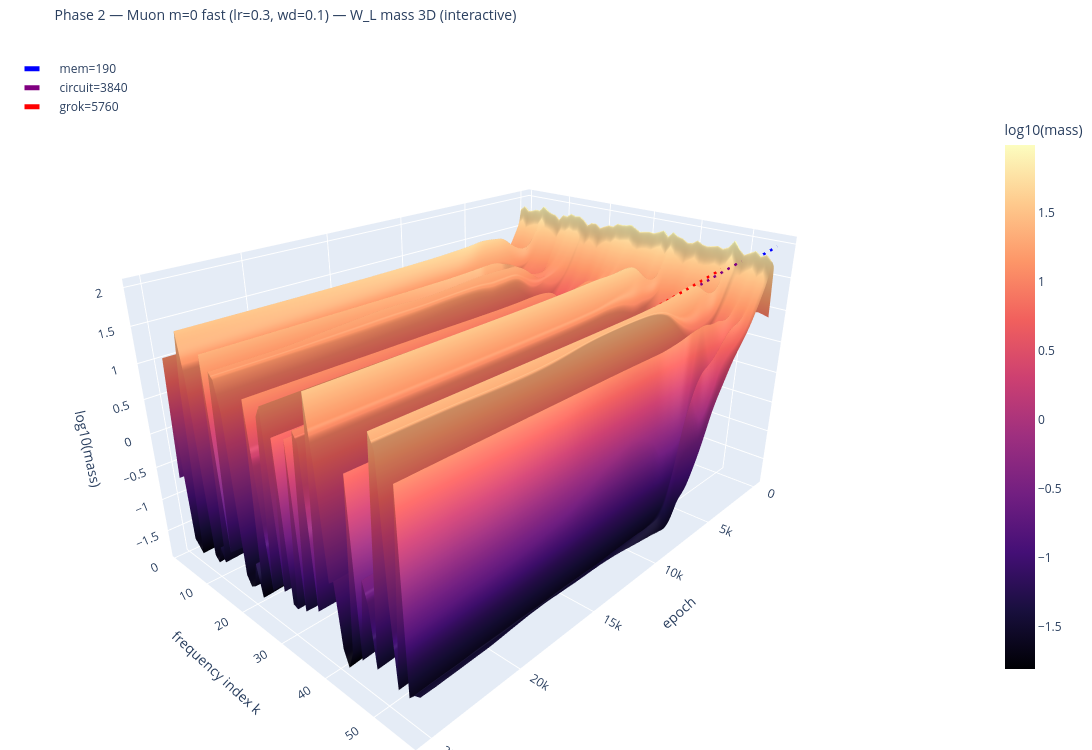
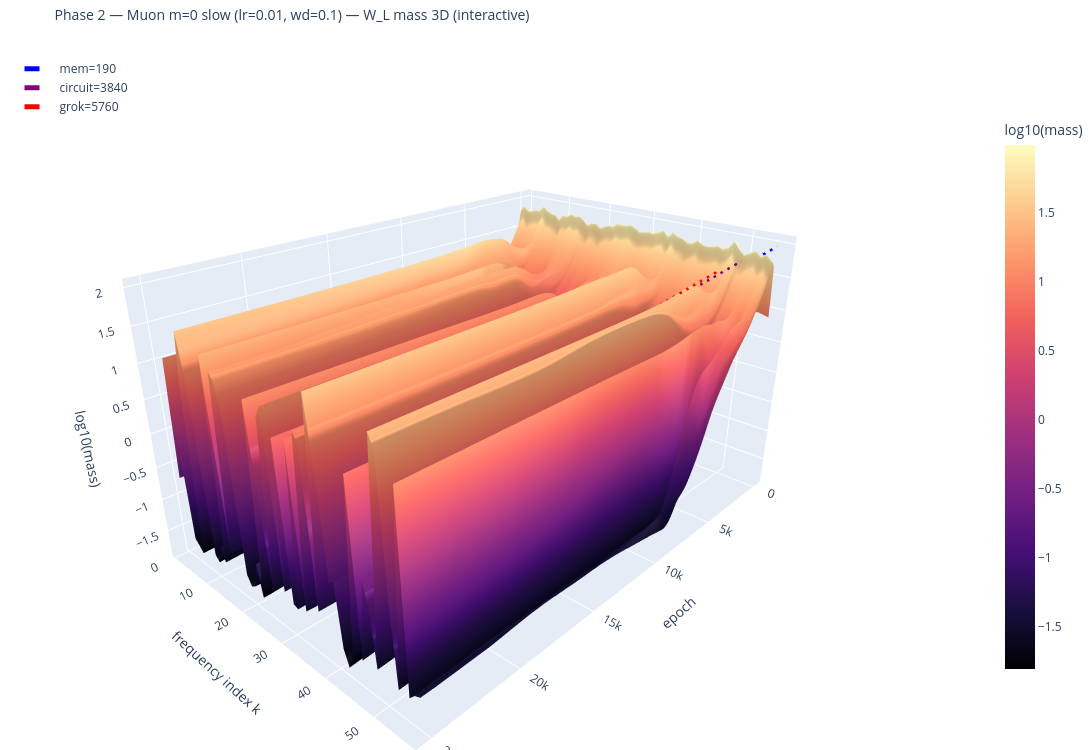
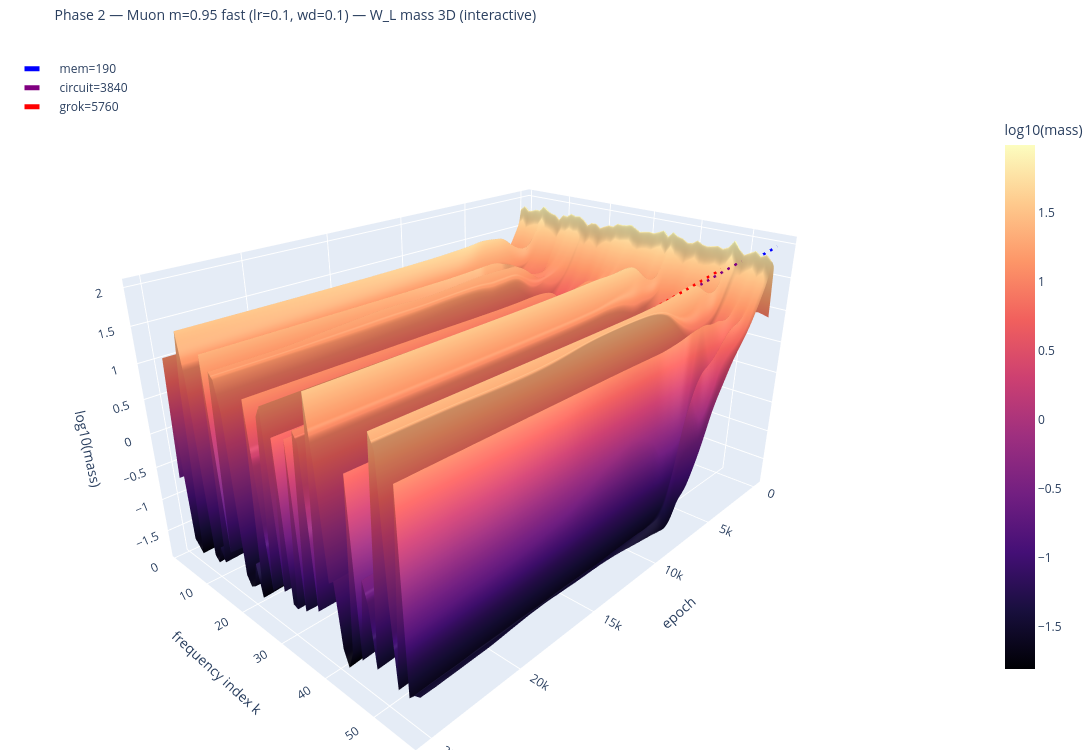
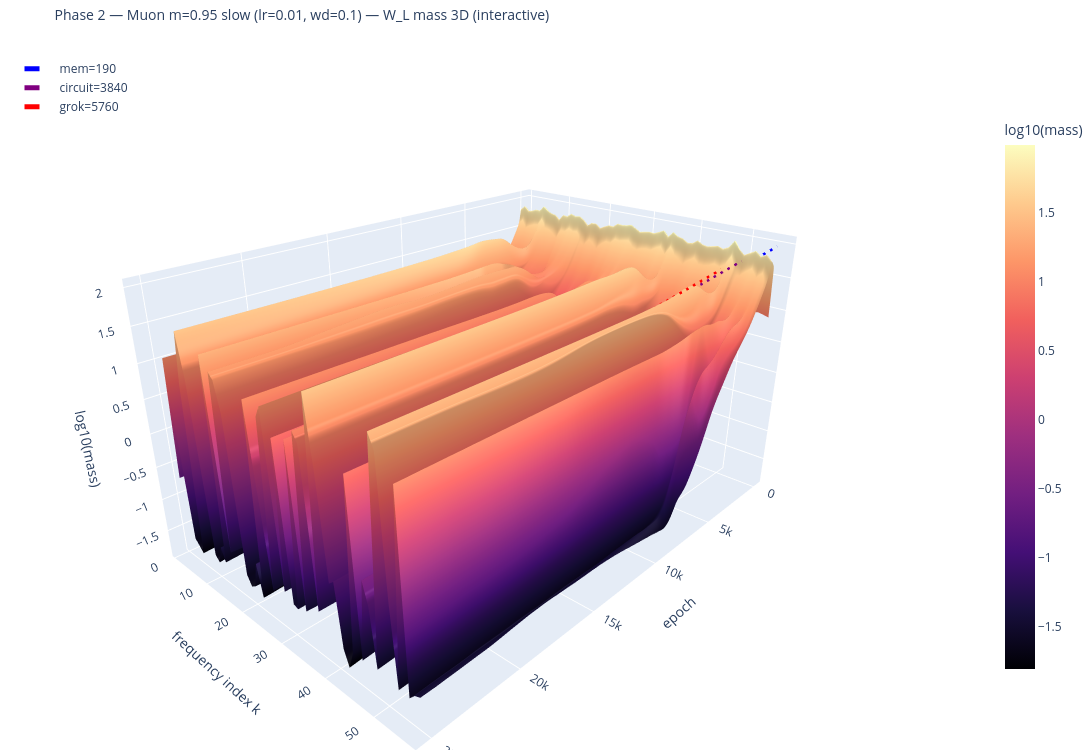

Here is the notebook cell these charts were saved with, in order:
### Code cell
from viz_analysis import plot_freq_mass_heatmap_3d_plotly

# Dans la cellule 2.2 :
for name, cfg in CONFIGS.items():
    if not cfg.get('per_seed_freqs'): continue
    # ... reload runs et markers ...

    plot_freq_mass_heatmap_3d_plotly(
        runs,
        key='wl_frequency_masses',
        title=f'Phase 2 — {cfg["label"]} — W_L mass 3D (interactive)',
        markers=m,
        save_path=FIG_DIR / f'p2_{name}_freq_masses_3d.html',   # .html → interactive offline
        log_z=True,        # log scale Z pour révéler les key freqs
        log_x=False,       # ou True pour epoch log
        colorscale='Magma',
    )

### Figure 1 — Plotly figure (JSON) as saved in the notebook; plotly's stock layout.template omitted (floating-point values rounded to 4 significant figures; data arrays with more than 128 entries replaced by an {"elided": "..."} marker saying what was removed)
{"data": [{"colorbar": {"len": 0.8, "title": {"text": "log10(mass)"}}, "colorscale": [[0, "#000004"], [0.1111, "#180f3d"], [0.2222, "#440f76"], [0.3333, "#721f81"], [0.4444, "#9e2f7f"], [0.5556, "#cd4071"], [0.6667, "#f1605d"], [0.7778, "#fd9668"], [0.8889, "#feca8d"], [1, "#fcfdbf"]], "hovertemplate": "epoch=%{x:.0f}<br>freq k=%{y}<br>log10(mass)=%{z:.3f}<extra></extra>", "type": "surface", "x": {"elided": "993 int values"}, "y": [1, 2, 3, 4, 5, 6, 7, 8, 9, 10, 11, 12, 13, 14, 15, 16, 17, 18, 19, 20, 21, 22, 23, 24, 25, 26, 27, 28, 29, 30, 31, 32, 33, 34, 35, 36, 37, 38, 39, 40, 41, 42, 43, 44, 45, 46, 47, 48, 49, 50, 51, 52, 53, 54, 55, 56], "z": {"elided": "56x993 float values"}}, {"hovertemplate": "mem=%{x:.0f}<extra></extra>", "line": {"color": "blue", "dash": "dash", "width": 5}, "mode": "lines", "name": "mem=190", "type": "scatter3d", "x": [190, 190, 190], "y": [1, 28, 56], "z": [-1.806, 0.092, 1.99]}, {"hovertemplate": "circuit=%{x:.0f}<extra></extra>", "line": {"color": "purple", "dash": "dash", "width": 5}, "mode": "lines", "name": "circuit=3840", "type": "scatter3d", "x": [3840, 3840, 3840], "y": [1, 28, 56], "z": [-1.806, 0.092, 1.99]}, {"hovertemplate": "grok=%{x:.0f}<extra></extra>", "line": {"color": "red", "dash": "dash", "width": 5}, "mode": "lines", "name": "grok=5760", "type": "scatter3d", "x": [5760, 5760, 5760], "y": [1, 28, 56], "z": [-1.806, 0.092, 1.99]}], "layout": {"height": 750, "legend": {"bgcolor": "rgba(255,255,255,0.85)", "x": 0.02, "y": 0.98}, "margin": {"b": 0, "l": 0, "r": 0, "t": 40}, "scene": {"aspectratio": {"x": 1.5, "y": 1, "z": 0.8}, "camera": {"eye": {"x": 1.6, "y": 1.5, "z": 1}}, "xaxis": {"title": {"text": "epoch"}, "type": "linear"}, "yaxis": {"title": {"text": "frequency index k"}}, "zaxis": {"title": {"text": "log10(mass)"}}}, "title": {"font": {"size": 14}, "text": "Phase 2 — Muon m=0 fast (lr=0.3, wd=0.1) — W_L mass 3D (interactive)"}, "width": 1100}}

### Figure 2 — Plotly figure (JSON) as saved in the notebook; plotly's stock layout.template omitted (floating-point values rounded to 4 significant figures; data arrays with more than 128 entries replaced by an {"elided": "..."} marker saying what was removed)
{"data": [{"colorbar": {"len": 0.8, "title": {"text": "log10(mass)"}}, "colorscale": [[0, "#000004"], [0.1111, "#180f3d"], [0.2222, "#440f76"], [0.3333, "#721f81"], [0.4444, "#9e2f7f"], [0.5556, "#cd4071"], [0.6667, "#f1605d"], [0.7778, "#fd9668"], [0.8889, "#feca8d"], [1, "#fcfdbf"]], "hovertemplate": "epoch=%{x:.0f}<br>freq k=%{y}<br>log10(mass)=%{z:.3f}<extra></extra>", "type": "surface", "x": {"elided": "993 int values"}, "y": [1, 2, 3, 4, 5, 6, 7, 8, 9, 10, 11, 12, 13, 14, 15, 16, 17, 18, 19, 20, 21, 22, 23, 24, 25, 26, 27, 28, 29, 30, 31, 32, 33, 34, 35, 36, 37, 38, 39, 40, 41, 42, 43, 44, 45, 46, 47, 48, 49, 50, 51, 52, 53, 54, 55, 56], "z": {"elided": "56x993 float values"}}, {"hovertemplate": "mem=%{x:.0f}<extra></extra>", "line": {"color": "blue", "dash": "dash", "width": 5}, "mode": "lines", "name": "mem=190", "type": "scatter3d", "x": [190, 190, 190], "y": [1, 28, 56], "z": [-1.806, 0.092, 1.99]}, {"hovertemplate": "circuit=%{x:.0f}<extra></extra>", "line": {"color": "purple", "dash": "dash", "width": 5}, "mode": "lines", "name": "circuit=3840", "type": "scatter3d", "x": [3840, 3840, 3840], "y": [1, 28, 56], "z": [-1.806, 0.092, 1.99]}, {"hovertemplate": "grok=%{x:.0f}<extra></extra>", "line": {"color": "red", "dash": "dash", "width": 5}, "mode": "lines", "name": "grok=5760", "type": "scatter3d", "x": [5760, 5760, 5760], "y": [1, 28, 56], "z": [-1.806, 0.092, 1.99]}], "layout": {"height": 750, "legend": {"bgcolor": "rgba(255,255,255,0.85)", "x": 0.02, "y": 0.98}, "margin": {"b": 0, "l": 0, "r": 0, "t": 40}, "scene": {"aspectratio": {"x": 1.5, "y": 1, "z": 0.8}, "camera": {"eye": {"x": 1.6, "y": 1.5, "z": 1}}, "xaxis": {"title": {"text": "epoch"}, "type": "linear"}, "yaxis": {"title": {"text": "frequency index k"}}, "zaxis": {"title": {"text": "log10(mass)"}}}, "title": {"font": {"size": 14}, "text": "Phase 2 — Muon m=0 slow (lr=0.01, wd=0.1) — W_L mass 3D (interactive)"}, "width": 1100}}

### Figure 3 — Plotly figure (JSON) as saved in the notebook; plotly's stock layout.template omitted (floating-point values rounded to 4 significant figures; data arrays with more than 128 entries replaced by an {"elided": "..."} marker saying what was removed)
{"data": [{"colorbar": {"len": 0.8, "title": {"text": "log10(mass)"}}, "colorscale": [[0, "#000004"], [0.1111, "#180f3d"], [0.2222, "#440f76"], [0.3333, "#721f81"], [0.4444, "#9e2f7f"], [0.5556, "#cd4071"], [0.6667, "#f1605d"], [0.7778, "#fd9668"], [0.8889, "#feca8d"], [1, "#fcfdbf"]], "hovertemplate": "epoch=%{x:.0f}<br>freq k=%{y}<br>log10(mass)=%{z:.3f}<extra></extra>", "type": "surface", "x": {"elided": "993 int values"}, "y": [1, 2, 3, 4, 5, 6, 7, 8, 9, 10, 11, 12, 13, 14, 15, 16, 17, 18, 19, 20, 21, 22, 23, 24, 25, 26, 27, 28, 29, 30, 31, 32, 33, 34, 35, 36, 37, 38, 39, 40, 41, 42, 43, 44, 45, 46, 47, 48, 49, 50, 51, 52, 53, 54, 55, 56], "z": {"elided": "56x993 float values"}}, {"hovertemplate": "mem=%{x:.0f}<extra></extra>", "line": {"color": "blue", "dash": "dash", "width": 5}, "mode": "lines", "name": "mem=190", "type": "scatter3d", "x": [190, 190, 190], "y": [1, 28, 56], "z": [-1.806, 0.092, 1.99]}, {"hovertemplate": "circuit=%{x:.0f}<extra></extra>", "line": {"color": "purple", "dash": "dash", "width": 5}, "mode": "lines", "name": "circuit=3840", "type": "scatter3d", "x": [3840, 3840, 3840], "y": [1, 28, 56], "z": [-1.806, 0.092, 1.99]}, {"hovertemplate": "grok=%{x:.0f}<extra></extra>", "line": {"color": "red", "dash": "dash", "width": 5}, "mode": "lines", "name": "grok=5760", "type": "scatter3d", "x": [5760, 5760, 5760], "y": [1, 28, 56], "z": [-1.806, 0.092, 1.99]}], "layout": {"height": 750, "legend": {"bgcolor": "rgba(255,255,255,0.85)", "x": 0.02, "y": 0.98}, "margin": {"b": 0, "l": 0, "r": 0, "t": 40}, "scene": {"aspectratio": {"x": 1.5, "y": 1, "z": 0.8}, "camera": {"eye": {"x": 1.6, "y": 1.5, "z": 1}}, "xaxis": {"title": {"text": "epoch"}, "type": "linear"}, "yaxis": {"title": {"text": "frequency index k"}}, "zaxis": {"title": {"text": "log10(mass)"}}}, "title": {"font": {"size": 14}, "text": "Phase 2 — Muon m=0.95 fast (lr=0.1, wd=0.1) — W_L mass 3D (interactive)"}, "width": 1100}}

### Figure 4 — Plotly figure (JSON) as saved in the notebook; plotly's stock layout.template omitted (floating-point values rounded to 4 significant figures; data arrays with more than 128 entries replaced by an {"elided": "..."} marker saying what was removed)
{"data": [{"colorbar": {"len": 0.8, "title": {"text": "log10(mass)"}}, "colorscale": [[0, "#000004"], [0.1111, "#180f3d"], [0.2222, "#440f76"], [0.3333, "#721f81"], [0.4444, "#9e2f7f"], [0.5556, "#cd4071"], [0.6667, "#f1605d"], [0.7778, "#fd9668"], [0.8889, "#feca8d"], [1, "#fcfdbf"]], "hovertemplate": "epoch=%{x:.0f}<br>freq k=%{y}<br>log10(mass)=%{z:.3f}<extra></extra>", "type": "surface", "x": {"elided": "993 int values"}, "y": [1, 2, 3, 4, 5, 6, 7, 8, 9, 10, 11, 12, 13, 14, 15, 16, 17, 18, 19, 20, 21, 22, 23, 24, 25, 26, 27, 28, 29, 30, 31, 32, 33, 34, 35, 36, 37, 38, 39, 40, 41, 42, 43, 44, 45, 46, 47, 48, 49, 50, 51, 52, 53, 54, 55, 56], "z": {"elided": "56x993 float values"}}, {"hovertemplate": "mem=%{x:.0f}<extra></extra>", "line": {"color": "blue", "dash": "dash", "width": 5}, "mode": "lines", "name": "mem=190", "type": "scatter3d", "x": [190, 190, 190], "y": [1, 28, 56], "z": [-1.806, 0.092, 1.99]}, {"hovertemplate": "circuit=%{x:.0f}<extra></extra>", "line": {"color": "purple", "dash": "dash", "width": 5}, "mode": "lines", "name": "circuit=3840", "type": "scatter3d", "x": [3840, 3840, 3840], "y": [1, 28, 56], "z": [-1.806, 0.092, 1.99]}, {"hovertemplate": "grok=%{x:.0f}<extra></extra>", "line": {"color": "red", "dash": "dash", "width": 5}, "mode": "lines", "name": "grok=5760", "type": "scatter3d", "x": [5760, 5760, 5760], "y": [1, 28, 56], "z": [-1.806, 0.092, 1.99]}], "layout": {"height": 750, "legend": {"bgcolor": "rgba(255,255,255,0.85)", "x": 0.02, "y": 0.98}, "margin": {"b": 0, "l": 0, "r": 0, "t": 40}, "scene": {"aspectratio": {"x": 1.5, "y": 1, "z": 0.8}, "camera": {"eye": {"x": 1.6, "y": 1.5, "z": 1}}, "xaxis": {"title": {"text": "epoch"}, "type": "linear"}, "yaxis": {"title": {"text": "frequency index k"}}, "zaxis": {"title": {"text": "log10(mass)"}}}, "title": {"font": {"size": 14}, "text": "Phase 2 — Muon m=0.95 slow (lr=0.01, wd=0.1) — W_L mass 3D (interactive)"}, "width": 1100}}
